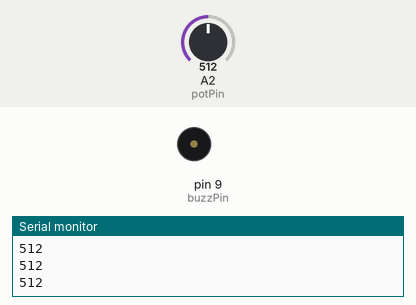
The sketch below on a simulated Arduino Uno, built with avr-gcc and run on an emulated ATmega328P. Parts: buzzer (waves = sounding, pin HIGH), the last lines printed to the serial monitor. The test bench sets the inputs (shaded band); at power-on: A2 (potPin) = 512.

Above: at 1.2 s.
1.3 s: A2 (potPin) set to 983
2.8 s: A2 (potPin) set to 1011
At 4.0 s:
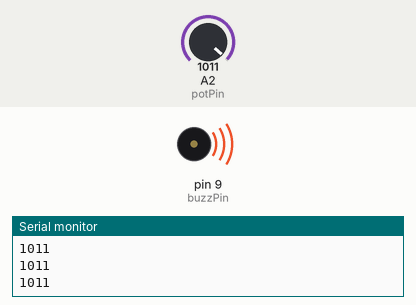
4.3 s: A2 (potPin) set to 990
At 5.1 s:
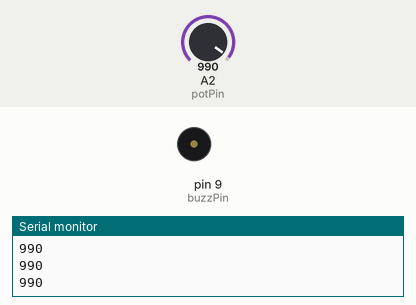
5.8 s: A2 (potPin) set to 1010
At 6.4 s:
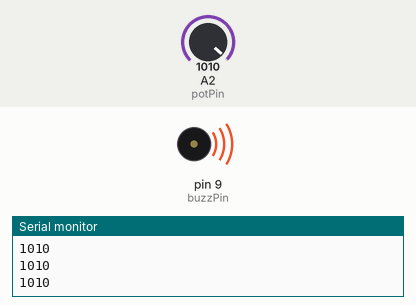
Timing chart, 0 to 8.3 s (numbered marks = the images above; inputs shaded):
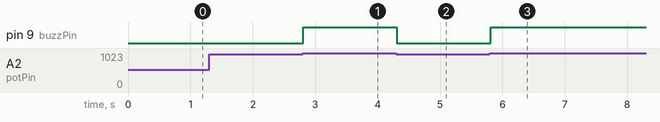

The sketch:

22-understanding_buzzers_homework.ino
```cpp
int buzzPin = 9;
int potPin = A2;
int number;

void setup() {
  // put your setup code here, to run once:
  pinMode(buzzPin, OUTPUT);
  pinMode(potPin, INPUT);
  Serial.begin(9600);
}

void loop() {
  // put your main code here, to run repeatedly:
  number = analogRead(potPin);//map(analogRead(potPin), 0 , 1023, 0, 255);
  Serial.println(number);
  //analogWrite(buzzPin, number);

  if (number > 1000) {
    digitalWrite(buzzPin, HIGH);
  } else {
    digitalWrite(buzzPin, LOW);
  }
}
```

Measured:
- the behaviour switches between 1000 and 1001 on A2 (potPin) (found by bisection; images 0 and 1)
- after the input at 2.8 s, pin 9 (buzzPin): LOW → HIGH at once
- after the input at 4.3 s, pin 9 (buzzPin): HIGH → LOW at once
- after the input at 5.8 s, pin 9 (buzzPin): LOW → HIGH at once
